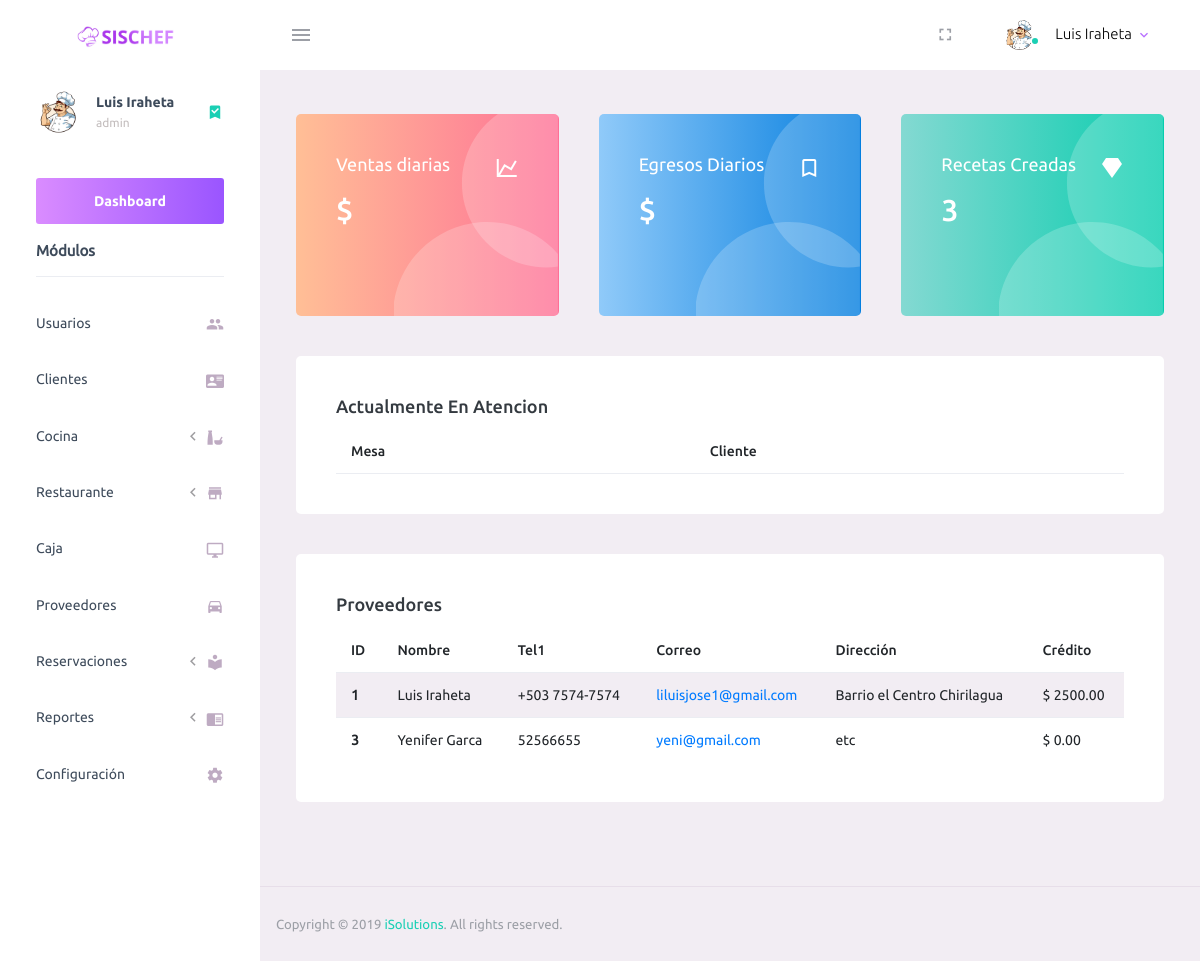
The page /admin/dashboard.php (signed in) on the database as committed earlier.
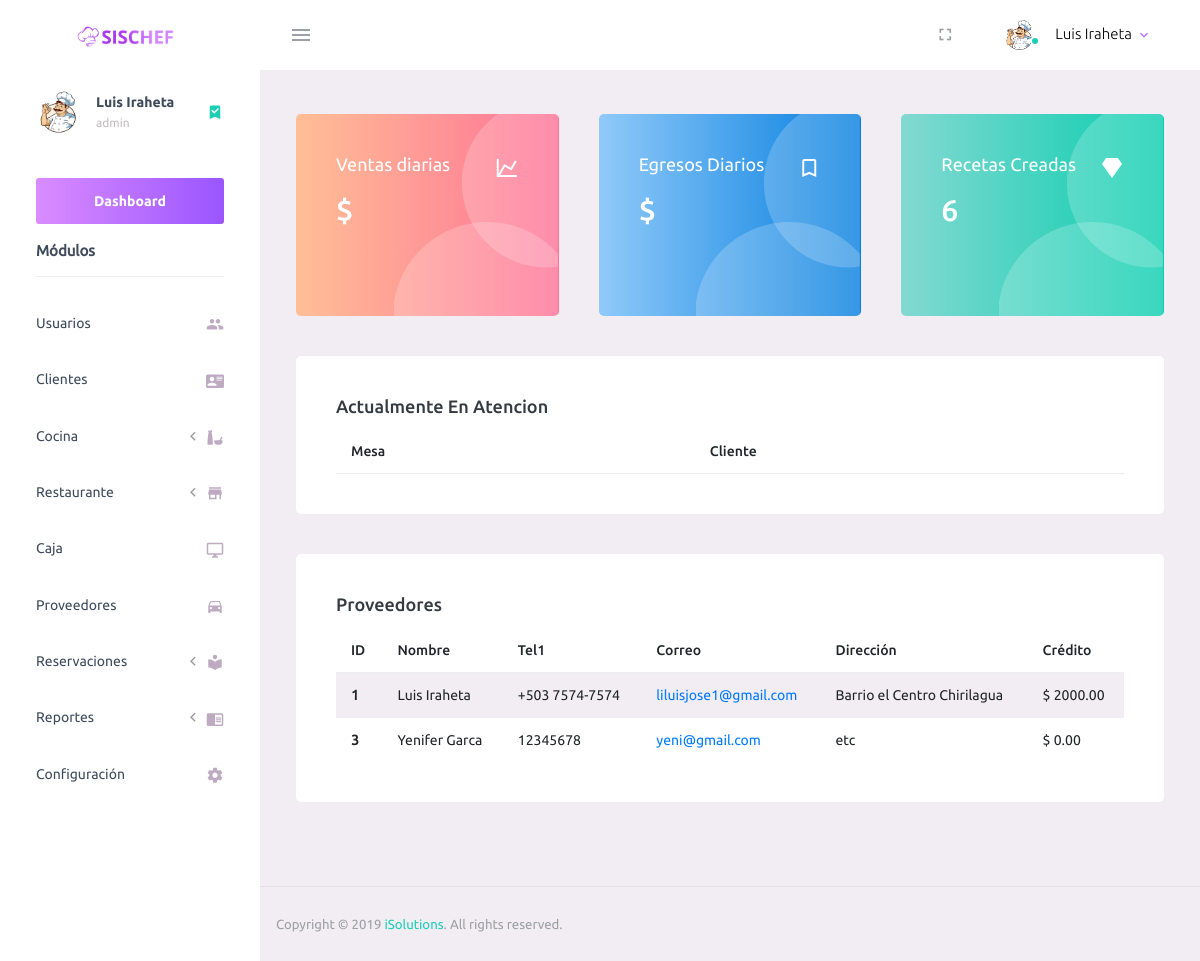
The same page on the database as committed later.
### tables this page shows
CREATE TABLE `proveedores` (
  `id` int(11) NOT NULL,
  `nombre` varchar(50) NOT NULL,
  `tel1` varchar(14) NOT NULL,
  `tel2` varchar(14) NOT NULL,
  `email` varchar(50) NOT NULL,
  `direccion` varchar(100) NOT NULL,
  `credito` decimal(10,2) NOT NULL
);

### admin/dashboard.php (the view, shortened to what this page needs)
<?php include_once("./template/_header.php");?>
        <div class="main-panel">
          <div class="content-wrapper">
            <div class="row">
              <div class="col-md-4 stretch-card grid-margin">
                <div class="card bg-gradient-danger card-img-holder text-white">
                  <div class="card-body">
                    <img src="assets/images/dashboard/circle.svg" class="card-img-absolute" alt="circle-image" />
                    <h4 class="font-weight-normal mb-3">Ventas diarias <i class="mdi mdi-chart-line mdi-24px float-right"></i>
                    </h4>
                    <?php
                    $sql = "SELECT SUM(total) total FROM ventas WHERE fecha BETWEEN CONCAT(CURRENT_DATE(),' ','00:00:00') AND CONCAT(CURRENT_DATE(),' ','11:59:59')";
										$ejecutar = $conexion->query($sql);
										$dt = $ejecutar->fetch_row();
                     echo "<h2 class='mb-5'>$ $dt[0]</h2>";
                     ?>
                  </div>
                </div>
              </div>
              <div class="col-md-4 stretch-card grid-margin">
                <div class="card bg-gradient-info card-img-holder text-white">
                  <div class="card-body">
                    <img src="assets/images/dashboard/circle.svg" class="card-img-absolute" alt="circle-image" />
                    <h4 class="font-weight-normal mb-3">Egresos Diarios<i class="mdi mdi-bookmark-outline mdi-24px float-right"></i>
                    </h4>
                    <?php
                    $sql = "SELECT SUM(total) total FROM resumen_compra WHERE fecha BETWEEN CONCAT(CURRENT_DATE(),' ','00:00:00') AND CONCAT(CURRENT_DATE(),' ','23:59:59')";
										$ejecutar = $conexion->query($sql);
										$dt = $ejecutar->fetch_row();
                     echo "<h2 class='mb-5'>$ $dt[0]</h2>";
                     ?>
                  </div>
                </div>
              </div>
              <div class="col-md-4 stretch-card grid-margin">
                <div class="card bg-gradient-success card-img-holder text-white">
                  <div class="card-body">
                    <img src="assets/images/dashboard/circle.svg" class="card-img-absolute" alt="circle-image" />
                    <h4 class="font-weight-normal mb-3">Recetas Creadas <i class="mdi mdi-diamond mdi-24px float-right"></i>
                    </h4>
                    <?php
                    $sql = "SELECT SUM(id) total FROM recetas";
										$ejecutar = $conexion->query($sql);
										$dt = $ejecutar->fetch_row();
                     echo "<h2 class='mb-5'>$dt[0]</h2>";
                     ?>
                  </div>
                </div>
              </div>
            </div>
            <div class="row">
              <div class="col-12 grid-margin">
                <div class="card">
                  <div class="card-body">
                    <h4 class="card-title">Actualmente en atencion</h4>
                    <div class="table-responsive">
								<table id="add-row" class="display table table-striped table-hover">
									<thead>
										<tr>
											<th>Mesa</th>
											<th>Cliente</th>
										</tr>
									</thead>
								</table>
							</div>
                  </div>
                </div>
              </div>
            </div>
            <div class="row">
              <div class="col-md-12 grid-margin stretch-card">
                <div class="card">
                  <div class="card-body">
                    <h4 class="card-title">Proveedores</h4>
                    <div class="table-responsive">
								<table id="add-row" class="display table table-striped table-hover">
									<thead>
										<tr>
											<th>ID</th>
											<th>Nombre</th>
											<th>Tel1</th>
											<th>Correo</th>
											<th>Dirección</th>
											<th>Crédito</th>
										</tr>
									</thead>
									<tbody>
										<?php
										$sql = "SELECT * FROM proveedores";
										$ejecutar = $conexion->query($sql);
										while ($reg = $ejecutar->fetch_assoc()) {
											echo "<tr>";
											echo "<th scope='row'>" . ($reg["id"])  . "</th>";
											echo "<td>" . ($reg["nombre"]) . "</td>";
											echo "<td>" . ($reg["tel1"]) . "</td>";
											echo "<td><a href='mailto:$reg[email]'>" . ($reg["email"]) . "</a></td>";
											echo "<td>" . ($reg["direccion"]) . "</td>";
											echo "<td>$ " . ($reg["credito"]) . "</td>";
                      ?>
                      </tr>
										<?php  }
										?>
									</tbody>
								</table>
							</div>
                  </div>
                </div>
              </div>
            </div>
          </div>
<?php  include_once("./template/_footer.php") ?>

Rows that differ between the two databases and show on the page:
changed proveedores "Luis Iraheta": credito "2500.00" → "2000.00"
changed proveedores "Yenifer Garca": tel1 "52566655" → "12345678"
Other text that changed with them:
$dt[0]: "3" → "6"
